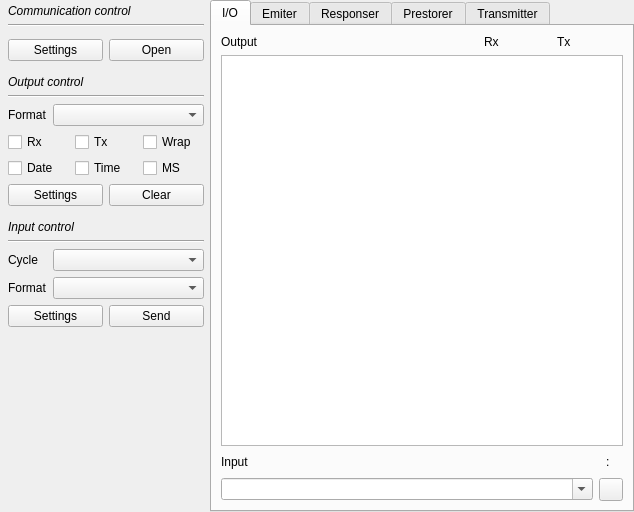
<?xml version="1.0" encoding="UTF-8"?>
<ui version="4.0">
 <class>xToolsToolBoxUi</class>
 <widget class="QWidget" name="xToolsToolBoxUi">
  <property name="geometry">
   <rect>
    <x>0</x>
    <y>0</y>
    <width>634</width>
    <height>512</height>
   </rect>
  </property>
  <property name="minimumSize">
   <size>
    <width>0</width>
    <height>0</height>
   </size>
  </property>
  <property name="windowTitle">
   <string notr="true">Form</string>
  </property>
  <layout class="QGridLayout" name="gridLayout_3">
   <property name="leftMargin">
    <number>4</number>
   </property>
   <property name="topMargin">
    <number>0</number>
   </property>
   <property name="rightMargin">
    <number>0</number>
   </property>
   <property name="bottomMargin">
    <number>0</number>
   </property>
   <item row="0" column="0">
    <widget class="QWidget" name="widgetControl" native="true">
     <property name="minimumSize">
      <size>
       <width>200</width>
       <height>0</height>
      </size>
     </property>
     <layout class="QVBoxLayout" name="verticalLayout">
      <property name="leftMargin">
       <number>4</number>
      </property>
      <property name="topMargin">
       <number>4</number>
      </property>
      <property name="rightMargin">
       <number>0</number>
      </property>
      <property name="bottomMargin">
       <number>4</number>
      </property>
      <item>
       <widget class="QLabel" name="labelCommunicationControl">
        <property name="font">
         <font>
          <pointsize>9</pointsize>
          <italic>true</italic>
          <bold>false</bold>
          <kerning>false</kerning>
         </font>
        </property>
        <property name="text">
         <string>Communication control</string>
        </property>
       </widget>
      </item>
      <item>
       <widget class="Line" name="line">
        <property name="orientation">
         <enum>Qt::Horizontal</enum>
        </property>
       </widget>
      </item>
      <item>
       <widget class="QWidget" name="widgetCommunicationToolUi" native="true">
        <property name="minimumSize">
         <size>
          <width>0</width>
          <height>0</height>
         </size>
        </property>
       </widget>
      </item>
      <item>
       <widget class="QWidget" name="widget_2" native="true">
        <property name="minimumSize">
         <size>
          <width>0</width>
          <height>0</height>
         </size>
        </property>
        <layout class="QGridLayout" name="gridLayout_9">
         <property name="leftMargin">
          <number>0</number>
         </property>
         <property name="topMargin">
          <number>0</number>
         </property>
         <property name="rightMargin">
          <number>0</number>
         </property>
         <property name="bottomMargin">
          <number>0</number>
         </property>
         <item row="4" column="1">
          <widget class="xToolsTextFormatComboBox" name="comboBoxOutputFormat"/>
         </item>
         <item row="5" column="0" colspan="2">
          <layout class="QGridLayout" name="gridLayout_5">
           <item row="1" column="0">
            <widget class="xToolsCheckBox" name="checkBoxOutputDate">
             <property name="text">
              <string>Date</string>
             </property>
            </widget>
           </item>
           <item row="1" column="1">
            <widget class="xToolsCheckBox" name="checkBoxOutputTime">
             <property name="text">
              <string>Time</string>
             </property>
            </widget>
           </item>
           <item row="0" column="1">
            <widget class="xToolsCheckBox" name="checkBoxOutputTx">
             <property name="text">
              <string>Tx</string>
             </property>
            </widget>
           </item>
           <item row="0" column="0">
            <widget class="xToolsCheckBox" name="checkBoxOutputRx">
             <property name="text">
              <string>Rx</string>
             </property>
            </widget>
           </item>
           <item row="1" column="2">
            <widget class="xToolsCheckBox" name="checkBoxOutputMs">
             <property name="text">
              <string>MS</string>
             </property>
            </widget>
           </item>
           <item row="0" column="2">
            <widget class="xToolsCheckBox" name="checkBoxOutputWrap">
             <property name="text">
              <string>Wrap</string>
             </property>
            </widget>
           </item>
          </layout>
         </item>
         <item row="6" column="0" colspan="2">
          <layout class="QHBoxLayout" name="horizontalLayout_4">
           <item>
            <widget class="QPushButton" name="pushButtonOutputSettings">
             <property name="text">
              <string>Settings</string>
             </property>
            </widget>
           </item>
           <item>
            <widget class="QPushButton" name="pushButtonOutputClear">
             <property name="text">
              <string>Clear</string>
             </property>
            </widget>
           </item>
          </layout>
         </item>
         <item row="0" column="0" colspan="2">
          <layout class="QHBoxLayout" name="horizontalLayout_5">
           <item>
            <widget class="QPushButton" name="pushButtonCommunicationSettings">
             <property name="text">
              <string>Settings</string>
             </property>
            </widget>
           </item>
           <item>
            <widget class="QPushButton" name="pushButtonCommunicationOpen">
             <property name="text">
              <string>Open</string>
             </property>
            </widget>
           </item>
          </layout>
         </item>
         <item row="2" column="0" colspan="2">
          <widget class="QLabel" name="label_3">
           <property name="font">
            <font>
             <pointsize>9</pointsize>
             <italic>true</italic>
             <bold>false</bold>
            </font>
           </property>
           <property name="text">
            <string>Output control</string>
           </property>
          </widget>
         </item>
         <item row="3" column="0" colspan="2">
          <widget class="Line" name="line_2">
           <property name="orientation">
            <enum>Qt::Horizontal</enum>
           </property>
          </widget>
         </item>
         <item row="4" column="0">
          <widget class="QLabel" name="label_9">
           <property name="sizePolicy">
            <sizepolicy hsizetype="Fixed" vsizetype="Preferred">
             <horstretch>0</horstretch>
             <verstretch>0</verstretch>
            </sizepolicy>
           </property>
           <property name="text">
            <string>Format</string>
           </property>
          </widget>
         </item>
         <item row="1" column="0">
          <spacer name="verticalSpacer_2">
           <property name="orientation">
            <enum>Qt::Vertical</enum>
           </property>
           <property name="sizeType">
            <enum>QSizePolicy::Fixed</enum>
           </property>
           <property name="sizeHint" stdset="0">
            <size>
             <width>20</width>
             <height>8</height>
            </size>
           </property>
          </spacer>
         </item>
        </layout>
       </widget>
      </item>
      <item>
       <spacer name="verticalSpacer_3">
        <property name="orientation">
         <enum>Qt::Vertical</enum>
        </property>
        <property name="sizeType">
         <enum>QSizePolicy::Fixed</enum>
        </property>
        <property name="sizeHint" stdset="0">
         <size>
          <width>20</width>
          <height>8</height>
         </size>
        </property>
       </spacer>
      </item>
      <item>
       <widget class="QWidget" name="widget_3" native="true">
        <layout class="QGridLayout" name="gridLayout_7">
         <property name="leftMargin">
          <number>0</number>
         </property>
         <property name="topMargin">
          <number>0</number>
         </property>
         <property name="rightMargin">
          <number>0</number>
         </property>
         <property name="bottomMargin">
          <number>0</number>
         </property>
         <item row="0" column="0" colspan="2">
          <widget class="QLabel" name="label_4">
           <property name="font">
            <font>
             <italic>true</italic>
             <bold>false</bold>
            </font>
           </property>
           <property name="text">
            <string>Input control</string>
           </property>
          </widget>
         </item>
         <item row="4" column="0" colspan="2">
          <layout class="QGridLayout" name="gridLayout">
           <item row="0" column="0">
            <widget class="QPushButton" name="pushButtonInputSettings">
             <property name="text">
              <string>Settings</string>
             </property>
            </widget>
           </item>
           <item row="0" column="1">
            <widget class="QPushButton" name="pushButtonInputSend">
             <property name="text">
              <string>Send</string>
             </property>
            </widget>
           </item>
          </layout>
         </item>
         <item row="3" column="0">
          <widget class="QLabel" name="label_6">
           <property name="sizePolicy">
            <sizepolicy hsizetype="Fixed" vsizetype="Preferred">
             <horstretch>0</horstretch>
             <verstretch>0</verstretch>
            </sizepolicy>
           </property>
           <property name="text">
            <string>Format</string>
           </property>
          </widget>
         </item>
         <item row="2" column="1">
          <widget class="QComboBox" name="comboBoxInputIntervel">
           <property name="editable">
            <bool>false</bool>
           </property>
          </widget>
         </item>
         <item row="3" column="1">
          <widget class="xToolsTextFormatComboBox" name="comboBoxInputFormat"/>
         </item>
         <item row="2" column="0">
          <widget class="QLabel" name="label_5">
           <property name="sizePolicy">
            <sizepolicy hsizetype="Fixed" vsizetype="Preferred">
             <horstretch>0</horstretch>
             <verstretch>0</verstretch>
            </sizepolicy>
           </property>
           <property name="text">
            <string>Cycle</string>
           </property>
          </widget>
         </item>
         <item row="1" column="0" colspan="2">
          <widget class="Line" name="line_3">
           <property name="orientation">
            <enum>Qt::Horizontal</enum>
           </property>
          </widget>
         </item>
        </layout>
       </widget>
      </item>
      <item>
       <spacer name="verticalSpacer">
        <property name="orientation">
         <enum>Qt::Vertical</enum>
        </property>
        <property name="sizeHint" stdset="0">
         <size>
          <width>20</width>
          <height>40</height>
         </size>
        </property>
       </spacer>
      </item>
     </layout>
    </widget>
   </item>
   <item row="0" column="1">
    <widget class="QTabWidget" name="tabWidget">
     <property name="tabPosition">
      <enum>QTabWidget::North</enum>
     </property>
     <property name="tabShape">
      <enum>QTabWidget::Rounded</enum>
     </property>
     <property name="currentIndex">
      <number>0</number>
     </property>
     <widget class="QWidget" name="tabIO">
      <attribute name="title">
       <string>I/O</string>
      </attribute>
      <layout class="QGridLayout" name="gridLayout_2">
       <item row="3" column="0" colspan="5">
        <widget class="xToolsComboBox" name="comboBoxInputText">
         <property name="sizePolicy">
          <sizepolicy hsizetype="Expanding" vsizetype="Fixed">
           <horstretch>0</horstretch>
           <verstretch>0</verstretch>
          </sizepolicy>
         </property>
         <property name="editable">
          <bool>true</bool>
         </property>
        </widget>
       </item>
       <item row="0" column="0" colspan="6">
        <layout class="QHBoxLayout" name="horizontalLayout">
         <item>
          <widget class="QLabel" name="label_8">
           <property name="sizePolicy">
            <sizepolicy hsizetype="Expanding" vsizetype="Preferred">
             <horstretch>0</horstretch>
             <verstretch>0</verstretch>
            </sizepolicy>
           </property>
           <property name="text">
            <string>Output</string>
           </property>
          </widget>
         </item>
         <item>
          <widget class="QLabel" name="label_2">
           <property name="styleSheet">
            <string notr="true">QLabel {
	color: &quot;blue&quot;
}</string>
           </property>
           <property name="text">
            <string>Rx</string>
           </property>
          </widget>
         </item>
         <item>
          <widget class="xToolsStatisticianToolUi" name="widgetRxStatistician" native="true">
           <property name="minimumSize">
            <size>
             <width>20</width>
             <height>0</height>
            </size>
           </property>
          </widget>
         </item>
         <item>
          <widget class="xToolsVelometerToolUi" name="widgetRxVelometer" native="true">
           <property name="minimumSize">
            <size>
             <width>20</width>
             <height>0</height>
            </size>
           </property>
          </widget>
         </item>
         <item>
          <widget class="QLabel" name="label_11">
           <property name="styleSheet">
            <string notr="true">QLabel {
	color: &quot;green&quot;
}</string>
           </property>
           <property name="text">
            <string>Tx</string>
           </property>
          </widget>
         </item>
         <item>
          <widget class="xToolsStatisticianToolUi" name="widgetTxStatistician" native="true">
           <property name="minimumSize">
            <size>
             <width>20</width>
             <height>0</height>
            </size>
           </property>
          </widget>
         </item>
         <item>
          <widget class="xToolsVelometerToolUi" name="widgetTxVelometer" native="true">
           <property name="minimumSize">
            <size>
             <width>20</width>
             <height>0</height>
            </size>
           </property>
          </widget>
         </item>
        </layout>
       </item>
       <item row="1" column="0" colspan="6">
        <widget class="QTextBrowser" name="textBrowserOutput"/>
       </item>
       <item row="2" column="0" colspan="6">
        <layout class="QHBoxLayout" name="horizontalLayout_2">
         <item>
          <widget class="QLabel" name="label">
           <property name="text">
            <string>Input</string>
           </property>
          </widget>
         </item>
         <item>
          <spacer name="horizontalSpacer">
           <property name="orientation">
            <enum>Qt::Horizontal</enum>
           </property>
           <property name="sizeHint" stdset="0">
            <size>
             <width>40</width>
             <height>20</height>
            </size>
           </property>
          </spacer>
         </item>
         <item>
          <widget class="QLabel" name="labelAlgorithm">
           <property name="text">
            <string notr="true"/>
           </property>
          </widget>
         </item>
         <item>
          <widget class="QLabel" name="label_7">
           <property name="text">
            <string notr="true">:</string>
           </property>
          </widget>
         </item>
         <item>
          <widget class="QLabel" name="labelCrc">
           <property name="text">
            <string/>
           </property>
          </widget>
         </item>
        </layout>
       </item>
       <item row="3" column="5">
        <widget class="QToolButton" name="toolButtonPrestore">
         <property name="text">
          <string notr="true"/>
         </property>
        </widget>
       </item>
      </layout>
     </widget>
     <widget class="QWidget" name="tabEmiter">
      <attribute name="title">
       <string>Emiter</string>
      </attribute>
     </widget>
     <widget class="QWidget" name="tabResponser">
      <attribute name="title">
       <string>Responser</string>
      </attribute>
     </widget>
     <widget class="QWidget" name="tabPrestorer">
      <attribute name="title">
       <string>Prestorer</string>
      </attribute>
     </widget>
     <widget class="QWidget" name="tabTransmitter">
      <attribute name="title">
       <string>Transmitter</string>
      </attribute>
      <layout class="QGridLayout" name="gridLayout_4">
       <item row="0" column="0">
        <widget class="QTabWidget" name="tabWidgetTransmitter">
         <widget class="QWidget" name="tab">
          <attribute name="title">
           <string>Tab 1</string>
          </attribute>
         </widget>
         <widget class="QWidget" name="tab_2">
          <attribute name="title">
           <string>Tab 2</string>
          </attribute>
         </widget>
        </widget>
       </item>
      </layout>
     </widget>
    </widget>
   </item>
  </layout>
 </widget>
 <customwidgets>
  <customwidget>
   <class>xToolsTextFormatComboBox</class>
   <extends>QComboBox</extends>
   <header location="global">xToolsTextFormatComboBox.h</header>
  </customwidget>
  <customwidget>
   <class>xToolsCheckBox</class>
   <extends>QCheckBox</extends>
   <header location="global">xToolsCheckBox.h</header>
  </customwidget>
  <customwidget>
   <class>xToolsComboBox</class>
   <extends>QComboBox</extends>
   <header location="global">xToolsComboBox.h</header>
  </customwidget>
  <customwidget>
   <class>xToolsVelometerToolUi</class>
   <extends>QWidget</extends>
   <header location="global">xToolsVelometerToolUi.h</header>
   <container>1</container>
  </customwidget>
  <customwidget>
   <class>xToolsStatisticianToolUi</class>
   <extends>QWidget</extends>
   <header location="global">xToolsStatisticianToolUi.h</header>
   <container>1</container>
  </customwidget>
 </customwidgets>
 <resources/>
 <connections>
  <connection>
   <sender>pushButtonOutputClear</sender>
   <signal>clicked()</signal>
   <receiver>textBrowserOutput</receiver>
   <slot>clear()</slot>
   <hints>
    <hint type="sourcelabel">
     <x>163</x>
     <y>205</y>
    </hint>
    <hint type="destinationlabel">
     <x>272</x>
     <y>208</y>
    </hint>
   </hints>
  </connection>
 </connections>
</ui>
